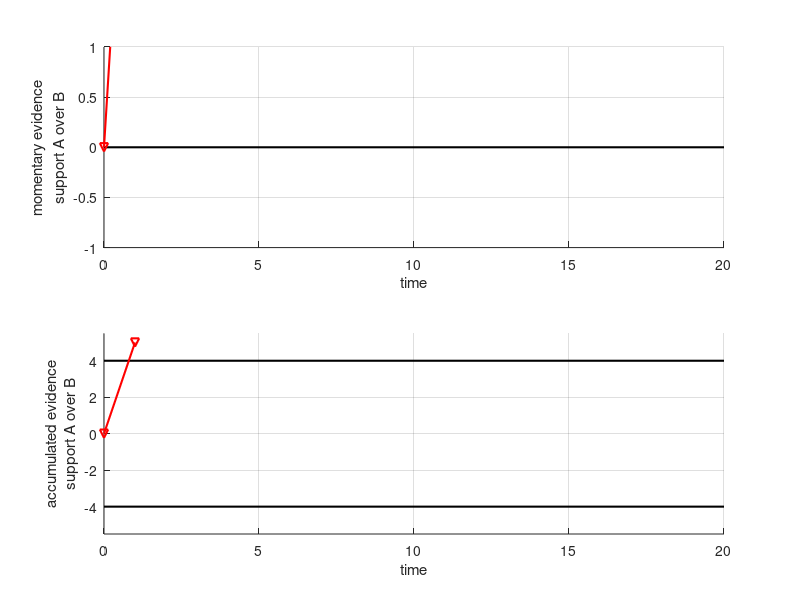
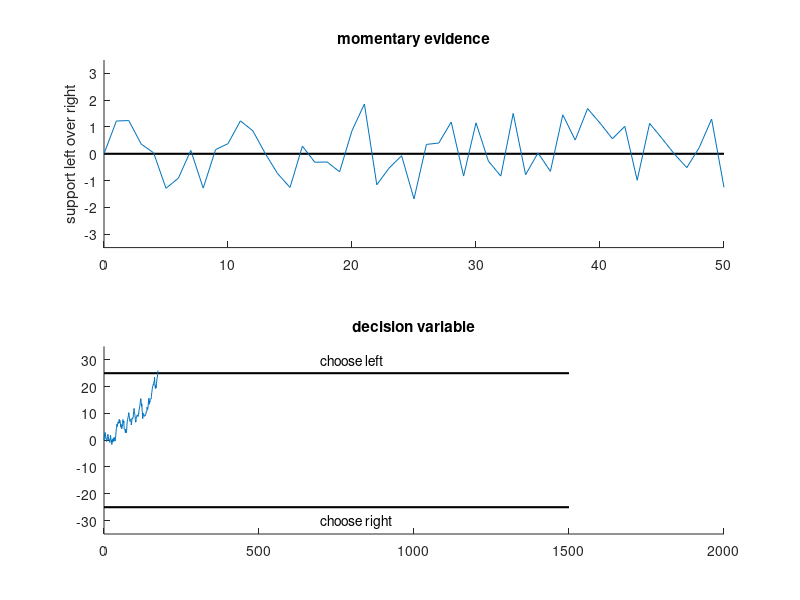
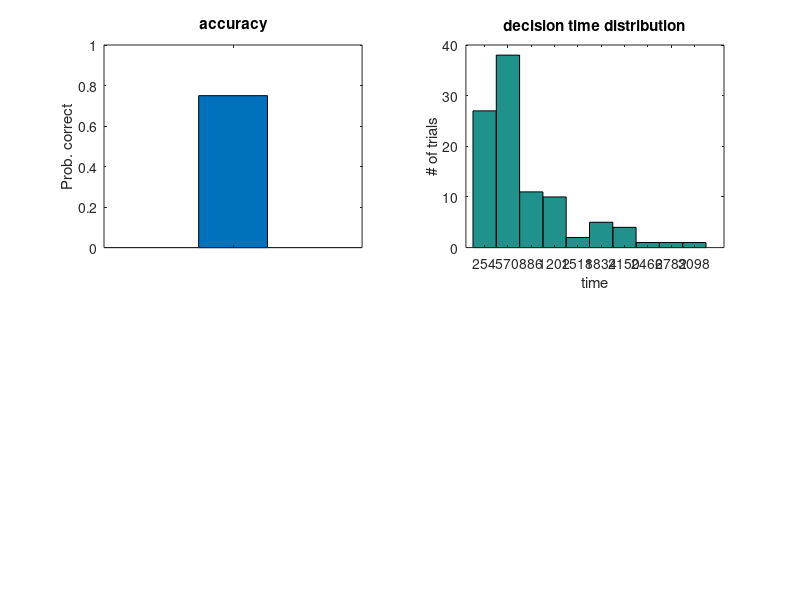

Reproduce these figures in MATLAB, in order. (Note: this script raises an error after producing the figures.)
% Decision-making: Drift Diffusion Model (DDM)
% Created by Yunshu Fan 03-22-2017

% This tutorial contains three parts:
% Part 1: in-class demo, includes solving a read-life decision problem and
% a perceptual decision task used in decision-making researches both using the
% drif-diffusion model

% Part 2: After class tutorial: For the same perceptual decision task,
% instead of simulate one trials, now we simulate multiple trials, and look
% at two important behavioral measurements: decision accuracy and decision time distribution

% Part3: Assignment

% My suggestions
% Whenever you see a new DDM with some modification to the basic parameters, always simulate the model yourself, and plot
% psychometric function and RT distribution yourself to see if that new
% model produce noticable difference from the basic model.

%% In-class demo:
%% Solving a real-life decision problem using DDM
% Choose a decision problem to solve: apple or banana
% The quesion is: choosing between A(apple   ) and B( banana  )

% Define momentary evidence: How strong does each piece of information
% supports A over B, on a scale of -1 to 1, -1 being strongly support B,
% and 1 being strongly support A.

%% Set decision bounds: 
% The total amount of evidence needed for choosing A:
bound_A = 4;
% The total amount of evidence needed for choosing B:
bound_B = - bound_A;
%% plot them out:
figure(1); clf;
subplot(2,1,1) % momentary evidence
hold on
plot([0,20],[1,1]*0,'-k','linewidth',1.5) % reference when evidence supports A and B equally
ylim([-1,1])
ylabel(sprintf('momentary evidence\nsupport A over B'))
xlabel('time')
set(gca,'xgrid','on')
set(gca,'ygrid','on')

subplot(2,1,2) % decision variable
hold on
plot([0,20],[1,1]*bound_A,'-k','linewidth',1.5) % bound A
plot([0,20],[1,1]*bound_B,'-k','linewidth',1.5) % bound B
ylim([bound_B-1.5,bound_A+1.5])
ylabel(sprintf('accumulated evidence\nsupport A over B'))
xlabel('time')
set(gca,'xgrid','on')
set(gca,'ygrid','on')

%% Start gethering information-converting into momentary evidence and
% accumulating into decision variable.
stop = false;
t = 0;
momentary_evidence = 0; % before you start gethering information, there is no evidence
decision_variable = 0;

while stop == false
    % time increases
    t = t+1;
    % convert information into momentary evidence
    momentary_evidence(t+1) = input('momentary evidence = ');
    % accumulate momentary evidence into decision variable
    decision_variable(t+1) = decision_variable(t) + momentary_evidence(t+1);
    
    % =======plotting==========
    subplot(2,1,1)
    plot([t-1,t],momentary_evidence(t:t+1),'-vr','linewidth',1.5)
    
    subplot(2,1,2)
    plot([t-1,t],decision_variable(t:t+1),'-vr','linewidth',1.5)
%     plot([t-1,t],[1,1]*bound_A,'-k','linewidth',1.5) % bound A
%     plot([t-1,t],[1,1]*bound_B,'-k','linewidth',1.5) % bound B
    % ======================
    
    % If decision variable hits bound A or bound B, decision stops,
    % otherwise, continue
    if (decision_variable(t+1) >= bound_A) || (decision_variable(t+1) <= bound_B)
        stop = true;
        decision_time = t;
        if decision_variable(t+1) >= bound_A
            choice = 1;
        else
            choice = 2;
        end
    else
        stop = false;
    end
    
end


%% questions to think about
% If we set higher bounds, i.e. needs more total evidence to commit to a
% decision, how will that change decision time? When do we want to do that?

% How about setting lower bounds? (hint: I want to make a decision fast.)

%% model a decision process in the random-dot motion discrimination task

% The stimulus in the task is a field of randomly positioned dots. A
% proportion of the dots moving coherently to left or right. We call the
% proportion "motion coherence".

% The model assumes that the motion information gets into the brain is
% converted into momentary evidence, which measures how strong the information supports
% leftward motion than rightward motion.

% You can think of the "momentary evidence" as taking a glimpse at the
% moving dots, and get a "feeling" of how strong do you think the dots move
% to the left based on that glimpse, and use a number to rate how strong your feeling is. And
% then take another glimpse.
% A big positive number indicates that you feel what you saw strongly
% supports leftward motion; a big negative number indicates that you feel
% what you saw strongly supports rightward motion; zero indicates that you
% feel ambivalent.

% Usually because of the noise in the stimulus as well as in our brain, the
% momentary evidence at one time would be different from that at another time,
% so we model the momentary evidence as a random variable drawing from a
% distribution. 
% The distribution is constructed in the following way:
% Based on our experience, when the coherence is high, we tend to feel that the evidence 
% is strong; when the coherence is low, the evidence is weak. 
% To model this, we set the mean of the momentary evidence to be proportional to motion coherence.
% For simplicity, we set the variance of the momentary evidence to 1.


% Now, let's simulate a single trial:

% set motion coherence in the trial. (+): dots move to left, (-): dots move to right
coh = 0.2; % 20% of the dots move coherently to left
m = coh *0.3 ; % mean of momentary evidence = coherence * scaling factor
v = 1; % variance of momentary evidence

% set bounds
bound_left = 25;
bound_right = -25;

decision_variable = 0; % starting from neutral
t = 0;
stop = false;
while stop == false
    t = t+1;
    % simulate momentary evidence
    momentary_evidence(t+1) = normrnd(m,v,1,1);

    % accumulate momentary evidence into decision variable
    decision_variable(t+1) = decision_variable(t) + momentary_evidence(t+1);
    
    % compare decision variable with bounds to determine if the decision is
    % stop at this step or not
    
    if (decision_variable(t+1) >= bound_left) || (decision_variable(t+1) <= bound_right)
        stop = true;
        decision_time = t;
        if decision_variable(t+1) >= bound_left
            choice = 1; % 1:choose left, 2:choose right.
        else
            choice = 2;
        end
    else
        stop = false;
    end
    
end

if choice == 1
    fprintf('choose A, decision time = %.d\n',decision_time)
else
    fprintf('choose B, decision time = %.d\n',decision_time)
end

% plot momentary evidence and decision variable
figure(3)
subplot(2,1,1)
hold all
plot([0,50],[1,1]*0,'k','linewidth',1.5) % only plot the first 50 steps
plot(0:50, momentary_evidence(1:51))
title('momentary evidence')
ylabel('support left over right')
ylim([-1,1]*3.5)

subplot(2,1,2)
hold all
plot([0,1500],[1,1]*bound_left,'k','linewidth',1.5)
plot([0,1500],[1,1]*bound_right,'k','linewidth',1.5)
plot(0:decision_time, decision_variable(1:decision_time+1))
title('decision variable')
ylim([-1,1]*(bound_left+10))

text(700,bound_left+5,'choose left')
text(700,bound_right-5,'choose right')

%% tutorial
% Let's do 100 trials by repeat the procedure above 100 times, then look at choice accuracy and decision time distribution
clear;
coh = 0.2; % 20% of the dots move coherently to left
m = coh * 0.1; % mean of momentary evidence
v = 1; % variance of momentary evidence

% set bounds
bound_left = 25;
bound_right = -25;

ntrials = 100; % do 100 trials
tmax = 10000; % set the maximum time you are willing to take before you quit the decision
momentary_evidence_ALL = nan(ntrials, tmax);
decision_variable_ALL = nan(ntrials, tmax);
choice_ALL = nan(ntrials,1);
decision_time_ALL = nan(ntrials,1);

for ii = 1:ntrials
    t = 0;
    stop = false;
    momentary_evidence = 0;
    decision_variable = 0;
    while stop == false
        t = t+1;
        % if t > tmax, start from beginning
        if t > tmax
            t = 1;
            momentary_evidence = 0;
            decision_variable = 0;
        end
        
        % simulate momentary evidence
        momentary_evidence(t+1) = normrnd(m,v,1,1);

        % accumulate momentary evidence into decision variable
        decision_variable(t+1) = decision_variable(t) + momentary_evidence(t+1);

        % compare decision variable with bounds to determine if the decision is
        % stop at this step or not

        if (decision_variable(t+1) >= bound_left) || (decision_variable(t+1) <= bound_right)
            stop = true;
            decision_time = t;
            if decision_variable(t+1) >= bound_left
                choice = 1; % 1:choose left, 2:choose right.
            else
                choice = 2;
            end
        else
            stop = false;
        end

    end
    
    momentary_evidence_ALL(ii,1:t+1) = momentary_evidence;
    decision_variable_ALL(ii,1:t+1) = decision_variable;
    choice_ALL(ii,1) = choice;
    decision_time_ALL(ii,1) = decision_time;
end

% compute proprotion of leftward and rightward choices
n_left = sum(choice_ALL == 1);
p_left = n_left/ntrials;
p_right = 1-p_left;
% compute accuracy based on dots motion direction
% When coh > 0, dots moving to left, leftward choices are correct; 
% when coh < 0, dots moving to right, rightward choices are correct;
if coh>0
    p_correct = p_left;
else
    p_correct = p_right;
end

% look at decision time distribution
mean_decision_time = mean(decision_time_ALL);
figure(4)
clf
subplot(2,2,1)
bar(3, p_correct)
ylim([0,1])
xlim([0,6])
ylabel('Prob. correct');
title('accuracy')
set(gca,'xticklabel',{})

subplot(2,2,2)
hist(decision_time_ALL);
title('decision time distribution')
xlabel('time')
ylabel('# of trials')

% look at momentary evidence and decision variable averaged across trials
% as a function of elapsed time
momentary_evidence_avg = nanmean(momentary_evidence_ALL,1);
momentary_evidence_avg(isnan(momentary_evidence_avg)) = [];

decision_variable_avg = nanmean(decision_variable_ALL,1);
decision_variable_avg(isnan(decision_variable_avg)) = [];


subplot(2,2,3)
hold on;
t_plot = 50; % plot the first 50ms
plot(0:t_plot,momentary_evidence_avg(1:t_plot+1),'r','linewidth',1.5)
plot([0,t_plot+1],[0,0],'k','linewidth',1.5)
ylim([-1,1])
title('average momentary evidence')
xlabel('elapsed time in a trial')

subplot(2,2,4)
hold on;
if length(decision_variable_avg)>=1000
    t_plot = 1000; % plot the first 10s00ms
else
    t_plot = length(decision_variable_avg)-1;
end
plot(0:t_plot,decision_variable_avg(1:t_plot+1),'r','linewidth',1.5)
plot([0,t_plot+1],[0,0],'k','linewidth',1.5)
title('average decision variable')
xlabel('elapsed time in a trial')

% the average momentary evidence is relatively steady over time, while the
% average decision variable ramps up (or down, if the coherence is
% negative)

% If you try multiple levels of coherence, e.g. 0.1, 0.3, 0.5, and plot
% them together. You will see the patterns look like the neural activities
% in brain areas MT (momentary evidence) and LIP (decision variable)

%% Assignment
% Part 1: How does bound height influence accuracy and decision time?
% Use coherence = 0.2. Set bound heights to different values, such as 10, 20, 40. 
% Plot the accuracy as a function of bound height.
% Plot the decision time distribution and mean decision time for different bound heights.
% You should get something like: the higher the bounds, the more accurate and slow a decision is, on average.
% This phenomenon is called "speed-accuracy trade-off".
% Intuitively, the higher the bounds are, the more evidence you will need
% to collect, which increases accuracy, but collecting more evidence will increase decision
% time.

% Think about how this would inform you about how you would do for the
% daily decisions you need to make. For me, I'm usually a perfectionist. In
% order to acheive high accuracy, I tend to set my bound very high, which also means that it
% takes a long time for me to make a decision and take action.
% (That's also my excuse or reason for procrastination.)
% When I need to make a quick decision, or just want push myself out of the
% procrastination zone, I'll tell myself that I'm in a "speed mode", which
% means I'm happy to sacrifice a little accuracy, but in doing that, I can
% get my work done on time. And that also inform me to be more careful
% while I'm doing the work, so that I can use my attention to compansate for the accuracy loss due
% to prioritizing speed.

% Part 2: How does stimulus strength (i.e. motion coherence) influence
% accuracy and decision time?
% Set the bound heights to a constant value, such as 25. Set coherence =
% 0.1, 0.3, 0.5, 0.7
% Plot(1): Plot the accuracy as a function of coherence.
% Plot(2): Plot the mean decision time OF CORRECT TRIALS as a function of coherence.
% You should get something like this: accuracy increases as coherence
% increases; mean decision time of correct trials decreases as coherence
% increases.

% Plot(1) is called "psychometric function". Plot(2) is called "chronometric function"
% When we study decision-making in the lab, we ask subjects to do this decision task for 
% different coherence levels, under different conditions. Then we measure
% the corresponding psychometric and chronometric functions from their
% behaviors.
% By finding the values of bound height that give us the psychometric and chronometric
% functions that best match to the ones we measured from subjects, we can
% find out what bound heights they used and what factors influence how they
% set their bounds.
